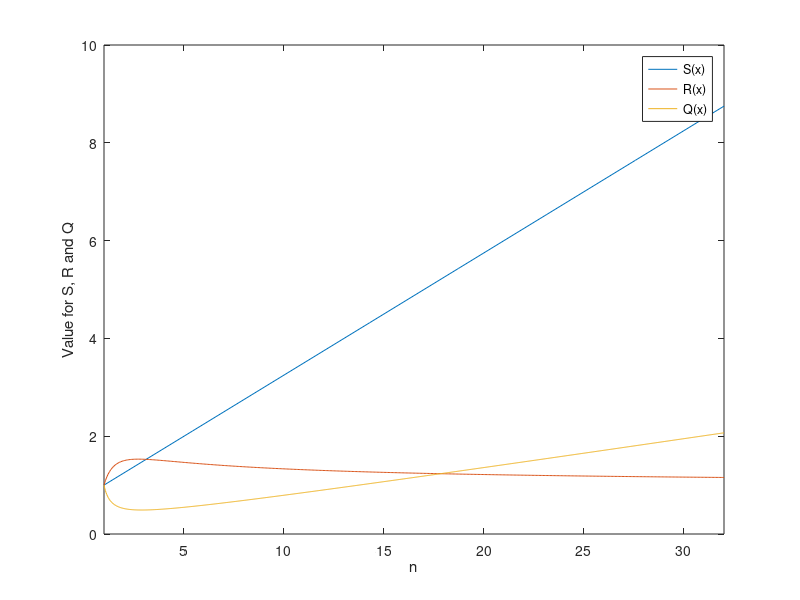
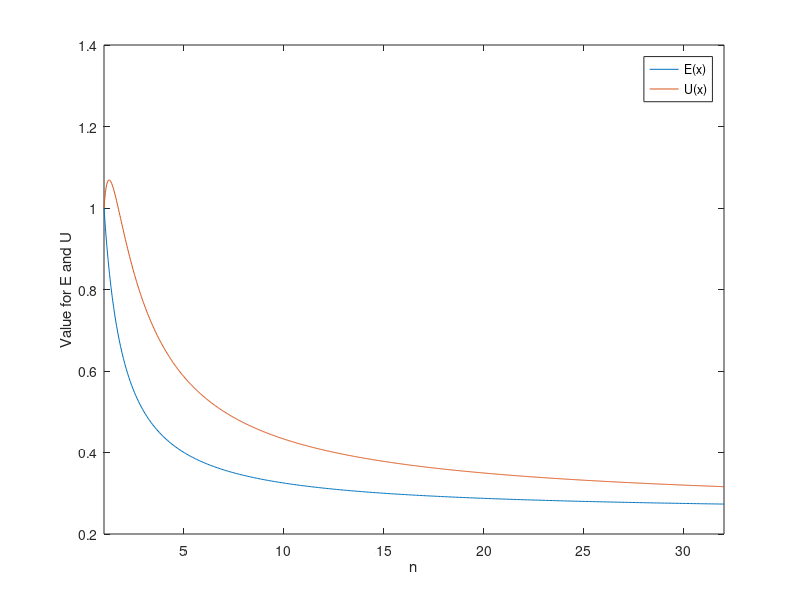

Source code (MATLAB) for these figures, in order:
sn = @(x)((x+3)./4);
en = @(x) 0.25 + 0.75./x;
rn = @(x) (1 + log2(x)./x);
qn = @(x) ((x + 3).^2 ./ (16*x + 16*log2(x)));
un = @(x) ((x + 3) .*(x + log2(x)) ./ (4 * x.^2));

fplot(sn,[1,32]);
hold on
fplot(rn,[1,32]);
hold on
fplot(qn,[1,32]);
xlabel('n');
ylabel('Value for S, R and Q');
legend('S(x)','R(x)','Q(x)')
hold off

figure;
fplot(en,[1,32]);
hold on
fplot(un,[1,32]);
xlabel('n');
ylabel('Value for E and U');
legend('E(x)','U(x)')
hold off
